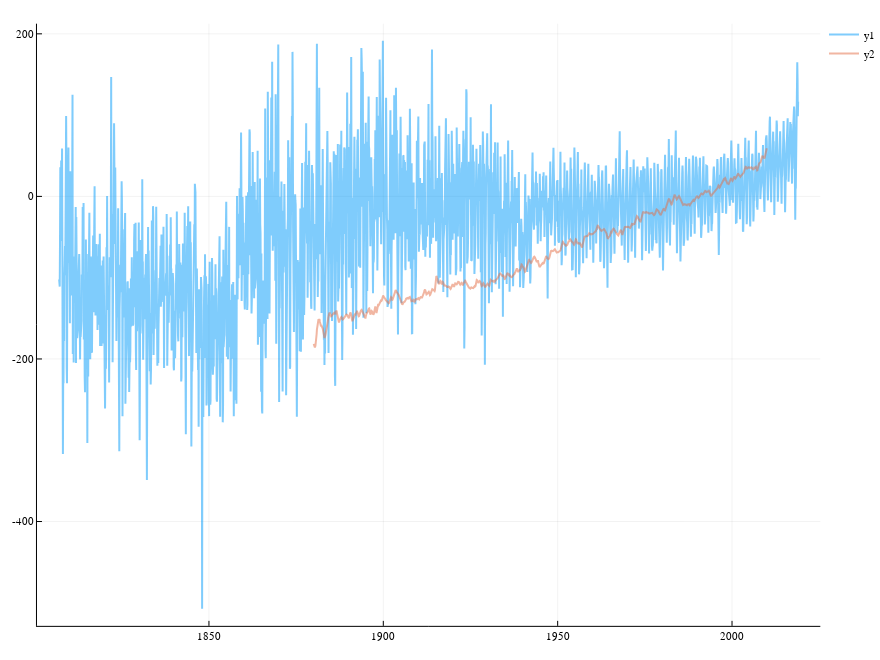

This figure's notebook cell:
### Code cell
plot(result[:Time], result[:x1])
plot!(data[:Time], data[:Fusioned])

### Figure 1 — Plotly figure (JSON) as saved in the notebook; plotly's stock layout.template omitted (floating-point values rounded to 4 significant figures; data arrays with more than 128 entries replaced by an {"elided": "..."} marker saying what was removed)
{"data": [{"colorbar": {"title": ""}, "hoverinfo": "text", "legendgroup": "y1", "line": {"color": "rgba(0, 154, 250, 0.500)", "dash": "solid", "shape": "linear", "width": 2}, "mode": "lines", "name": "y1", "showlegend": true, "text": {"elided": "2544 null values"}, "type": "scatter", "x": {"elided": "2544 float values"}, "xaxis": "x1", "y": {"elided": "2544 float values"}, "yaxis": "y1", "zmax": 0.1, "zmin": -0.1}, {"colorbar": {"title": ""}, "hoverinfo": "text", "legendgroup": "y2", "line": {"color": "rgba(227, 111, 71, 0.500)", "dash": "solid", "shape": "linear", "width": 2}, "mode": "lines", "name": "y2", "showlegend": true, "text": {"elided": "1560 null values"}, "type": "scatter", "x": {"elided": "1560 float values"}, "xaxis": "x1", "y": {"elided": "1560 float values"}, "yaxis": "y1", "zmax": 0.1, "zmin": -0.1}], "layout": {"annotations": [], "height": 660, "legend": {"bgcolor": "rgba(255, 255, 255, 1.000)", "bordercolor": "rgba(0, 0, 0, 1.000)", "font": {"color": "rgba(0, 0, 0, 1.000)", "family": "sans-serif", "size": 11}, "tracegroupgap": 0, "x": 1, "y": 1}, "margin": {"b": 20, "l": 0, "r": 0, "t": 20}, "paper_bgcolor": "rgba(255, 255, 255, 1.000)", "plot_bgcolor": "rgba(255, 255, 255, 1.000)", "showlegend": true, "width": 880.0, "xaxis": {"anchor": "y1", "domain": [0.04488, 0.9955], "gridcolor": "rgba(0, 0, 0, 0.100)", "gridwidth": 0.5, "linecolor": "rgba(0, 0, 0, 1.000)", "mirror": false, "range": [1801.0, 2025.0], "showgrid": true, "showline": true, "showticklabels": true, "tickangle": 0, "tickcolor": "rgb(0, 0, 0)", "tickfont": {"color": "rgba(0, 0, 0, 1.000)", "family": "sans-serif", "size": 11}, "tickmode": "array", "ticks": "inside", "ticktext": ["1850", "1900", "1950", "2000"], "tickvals": [1850, 1900, 1950, 2000], "title": "", "titlefont": {"color": "rgba(0, 0, 0, 1.000)", "family": "sans-serif", "size": 15}, "type": "-", "visible": true, "zeroline": false, "zerolinecolor": "rgba(0, 0, 0, 1.000)"}, "yaxis": {"anchor": "x1", "domain": [0.0228, 0.994], "gridcolor": "rgba(0, 0, 0, 0.100)", "gridwidth": 0.5, "linecolor": "rgba(0, 0, 0, 1.000)", "mirror": false, "range": [-528.4, 212.5], "showgrid": true, "showline": true, "showticklabels": true, "tickangle": 0, "tickcolor": "rgb(0, 0, 0)", "tickfont": {"color": "rgba(0, 0, 0, 1.000)", "family": "sans-serif", "size": 11}, "tickmode": "array", "ticks": "inside", "ticktext": ["-400", "-200", "0", "200"], "tickvals": [-400, -200, 0, 200], "title": "", "titlefont": {"color": "rgba(0, 0, 0, 1.000)", "family": "sans-serif", "size": 15}, "type": "-", "visible": true, "zeroline": false, "zerolinecolor": "rgba(0, 0, 0, 1.000)"}}}
